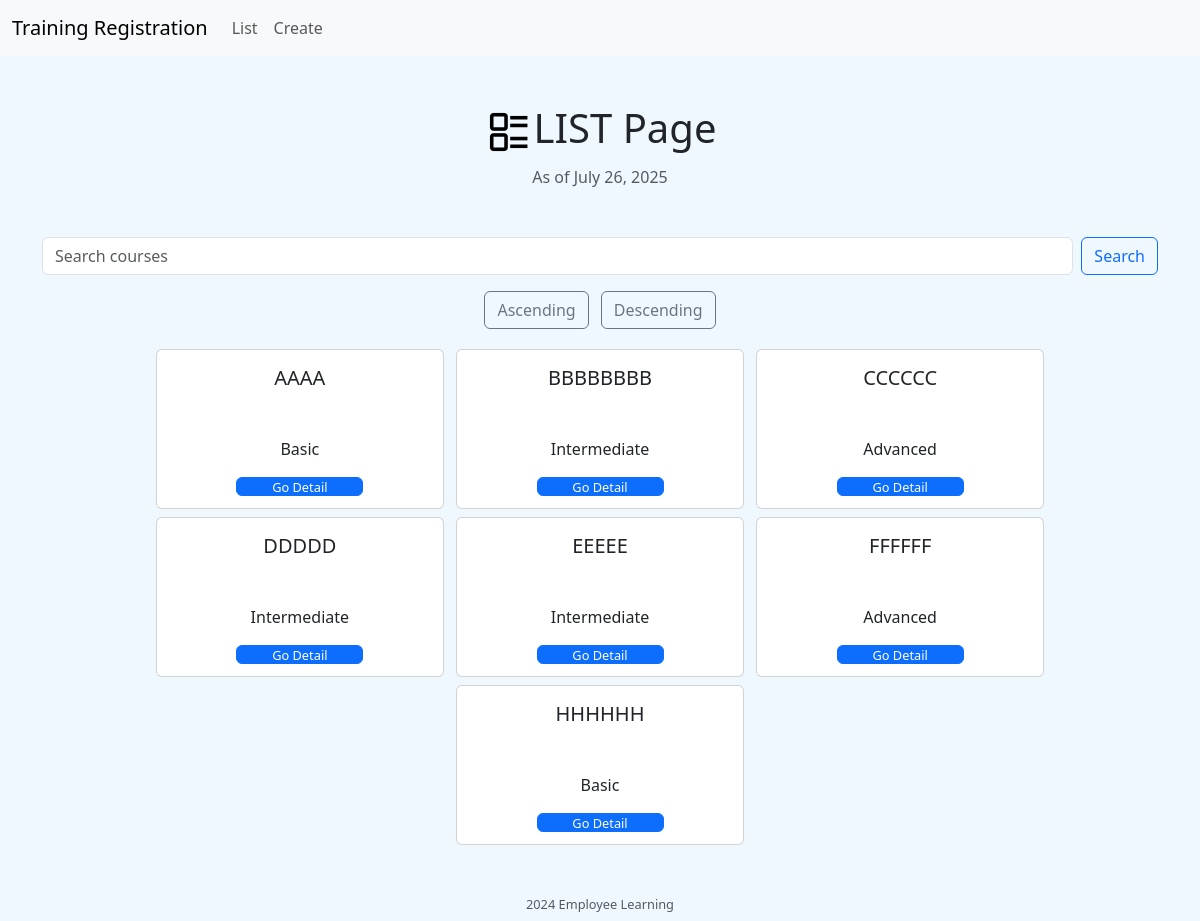
Screenshot of /course-list/ with the database file from the repository.
### employee_learning/models.py (models this page shows, shortened)
class LearningCourse(models.Model):
    LEVEL=[('B','Basic'),('I','Intermediate'),('A','Advanced')]
    title=models.CharField(max_length=50,unique=True)
    level=models.CharField(max_length=1,choices=LEVEL)
    employee=models.ManyToManyField(Employee)

### employee_learning/views.py (the view)
# urls.py: path('course-list/',CourseList.as_view(),name='course_list'),
class CourseList(ListView):
    model=LearningCourse
    template_name='employee_learning/course_list.html'
    context_object_name='object_list'
    def get_queryset(self):
        queryset=super().get_queryset()
        query=self.request.GET.get('q')
        sort_order=self.request.GET.get('sort')
        if query:
            queryset=queryset.filter(title__icontains=query)
        if sort_order=='desc':
            queryset=queryset.order_by('-title')
        else:
            queryset=queryset.order_by('title')
        return queryset
    def get_context_data(self, **kwargs):
        context= super().get_context_data(**kwargs)
        context['today']=datetime.date.today()
        context['search_query'] = self.request.GET.get('q','')
        return context

### templates/employee_learning/course_list.html (shortened to what this page needs)
{% extends "base/base.html" %}
{% load static %}
{% block body %}
<div class="container text-center">
    <h1 class="text-center mt-5"><img src="{% static 'images/list.png' %}" width="50px">LIST Page</h1>
    <p class="text-muted text-center mb-5">As of {{ today }}</p>
    <form class="d-flex justify-content-center mb-3" method="get" action="{% url 'course_list' %}">
        <input class="form-control me-2" type="search" name="q" placeholder="Search courses" aria-label="Search"
            value="{{ search_query }}">
        <button class="btn btn-outline-primary" type="submit">Search</button>
    </form>
    <div class="mb-3">
        <a href="{% url 'course_list' %}?q={{ search_query }}&sort=asc"
            class="btn btn-outline-secondary me-2">Ascending</a>
        <a href="{% url 'course_list' %}?q={{ search_query }}&sort=desc"
            class="btn btn-outline-secondary">Descending</a>
    </div>
    {% for course in object_list %}
    <div class="card m-1 d-inline-flex" style="width: 18rem;height:10rem;">
        <div class="card-body">
            <h5 class="card-title h-50">{{ course.title|upper }}</h5>
            <p class="card-text">{{ course.get_level_display }}</p>
            <a href="{% url 'course_detail' course.pk %}" class="btn btn-primary p-0 d-block w-50 mx-auto"
                style="height:1.2rem; font-size:0.8rem">Go Detail</a>
        </div>
    </div>
    {% endfor %}
</div>
{% endblock %}

### templates/base/base.html (shortened to what this page needs)
<!doctype html>
<html lang="en">
<head>
    {% include "base/css_link.html" %}
</head>
<body>
    {% include "base/navbar.html" %}
    {% block body %}{% endblock %}
    {% include "base/footer.html" %}
</body>
</html>

### templates/base/css_link.html (shortened to what this page needs)
{% load static %}
<link href="https://cdn.jsdelivr.net/npm/bootstrap@5.3.3/dist/css/bootstrap.min.css" rel="stylesheet"
>
<link rel="stylesheet" href="{% static 'css/custom.css' %}">

### templates/base/navbar.html (shortened to what this page needs)
<nav class="navbar navbar-expand-lg bg-body-tertiary">
    <div class="container-fluid">
        <a class="navbar-brand" href="http://192.168.151.243:8000/">Training Registration</a>
        <div class="collapse navbar-collapse" id="navbarNav">
            <ul class="navbar-nav me-auto">
                <li class="nav-item">
                    <a class="nav-link" href="{% url 'course_list' %}">List</a>
                </li>
                <li class="nav-item">
                    <a class="nav-link" href="{% url 'course_create' %}">Create</a>
                </li>
            </ul>
        </div>
    </div>
</nav>

### templates/base/footer.html (shortened to what this page needs)
<h6 class="text-muted text-center mt-5" style="font-size:0.8rem">2024 Employee Learning</h6>

### static/css/custom.css (style rules this page uses)
body { background-color: aliceblue; }

### rows the page displays
LearningCourse: title "AAAA", level "Basic"
LearningCourse: title "BBBBBBBB", level "Intermediate"
LearningCourse: title "CCCCCC", level "Advanced"
LearningCourse: title "DDDDD", level "Intermediate"
LearningCourse: title "EEEEE", level "Intermediate"
LearningCourse: title "FFFFFF", level "Advanced"
LearningCourse: title "HHHHHH", level "Basic"

### other values shown
{{ today }} "July 26, 2025"
